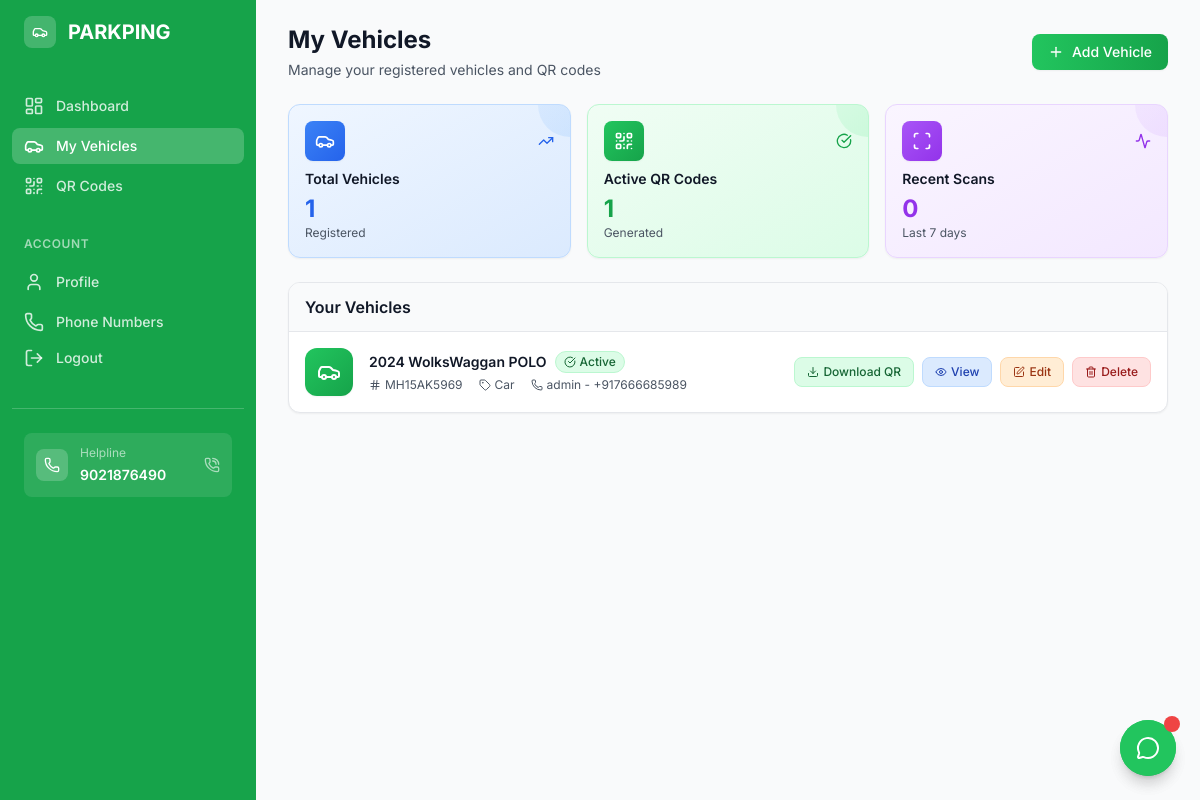
/parking/vehicles/ (signed in), run on an earlier commit of the app's database.
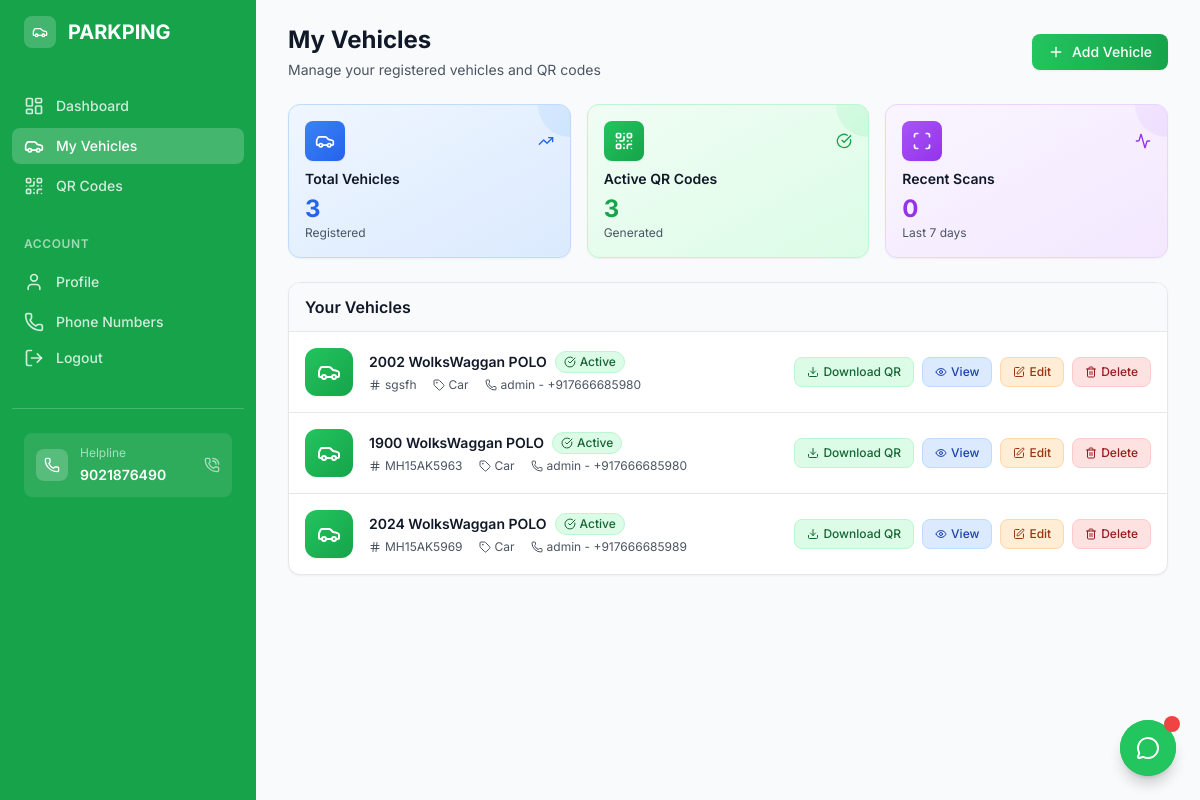
And on a later commit of the database.
### parking/models.py (models this page shows, shortened)
class Vehicle(models.Model):
    VEHICLE_TYPES = [
        ('car', 'Car'),
        ('motorcycle', 'Motorcycle'),
        ('truck', 'Truck'),
        ('van', 'Van'),
        ('suv', 'SUV'),
        ('other', 'Other'),
    ]
    user = models.ForeignKey(CustomUser, on_delete=models.CASCADE, related_name='vehicles')
    vehicle_type = models.CharField(max_length=20, choices=VEHICLE_TYPES, default='car')
    make = models.CharField(max_length=100)
    model = models.CharField(max_length=100)
    year = models.PositiveIntegerField()
    color = models.CharField(max_length=50)
    license_plate = models.CharField(max_length=20, unique=True)
    vin = models.CharField(max_length=17, blank=True, help_text="Vehicle Identification Number")
    contact_phone = models.ForeignKey(
        'accounts.UserPhoneNumber',
        on_delete=models.SET_NULL,
        null=True,
        blank=True,
        related_name='vehicle_contacts'
    )
    qr_code = models.ImageField(upload_to='qr_codes/', null=True, blank=True)
    qr_unique_id = models.UUIDField(default=uuid.uuid4, unique=True)
    is_qr_active = models.BooleanField(default=True)
    qr_primary_color = models.CharField(max_length=7, default='#000000', help_text="Primary QR color")
    qr_secondary_color = models.CharField(max_length=7, default='#FFFFFF', help_text="Secondary QR color")
    qr_include_logo = models.BooleanField(default=False, help_text="Include logo in QR code")
    qr_logo_size = models.CharField(max_length=10, default='medium', choices=[('small', 'Small'), ('medium', 'Medium'), ('large', 'Large')])
    qr_size = models.CharField(max_length=10, default='medium', choices=[('small', 'Small (200x200)'), ('medium', 'Medium (300x300)'), ('large', 'Large (400x400)')])
    show_phone = models.BooleanField(default=True)
    show_name = models.BooleanField(default=False)
    show_email = models.BooleanField(default=False)
    show_vehicle_details = models.BooleanField(default=True)
    emergency_contact_number = models.CharField(max_length=17, blank=True, help_text="Emergency contact number to display in QR code")
    show_emergency_contact = models.BooleanField(default=False, help_text="Show emergency contact number in QR code")
    helpline_number = models.CharField(max_length=17, blank=True, help_text="Helpline number to display in QR code")
    show_helpline_number = models.BooleanField(default=False, help_text="Show helpline number in QR code")
    masking_enabled = models.BooleanField(default=False, help_text="Enable number masking for this vehicle's QR code")
    created_at = models.DateTimeField(auto_now_add=True)
    updated_at = models.DateTimeField(auto_now=True)
    class Meta:
        ordering = ['-created_at']

### accounts/models.py (models this page shows, shortened)
class UserPhoneNumber(models.Model):
    user = models.ForeignKey(
        CustomUser,
        on_delete=models.CASCADE,
        related_name='phone_numbers'
    )
    phone_number = models.CharField(
        max_length=17,
        validators=[CustomUser.phone_regex]
    )
    is_primary = models.BooleanField(default=False)
    is_verified = models.BooleanField(default=False)
    label = models.CharField(max_length=50, blank=True, help_text="e.g., Work, Home, Mobile")
    created_at = models.DateTimeField(auto_now_add=True)
    class Meta:
        unique_together = ['user', 'phone_number']
        ordering = ['-is_primary', '-created_at']
    def __str__(self):
        return f"{self.user.username} - {self.phone_number}"

class CustomUser(AbstractUser):
    phone_regex = RegexValidator(
        regex=r'^\+?1?\d{9,15}$',
        message="Phone number must be entered in the format: '+999999999'. Up to 15 digits allowed."
    )
    phone_number = models.CharField(
        validators=[phone_regex],
        max_length=17,
        blank=True,
        help_text="Primary phone number for contact"
    )
    is_phone_verified = models.BooleanField(default=False)
    date_of_birth = models.DateField(null=True, blank=True)
    profile_picture = models.ImageField(upload_to='profile_pics/', null=True, blank=True)
    current_plan = models.ForeignKey(
        'parking.SubscriptionPlan',
        on_delete=models.SET_NULL,
        null=True,
        blank=True,
        related_name='subscribers'
    )
    subscription_start_date = models.DateTimeField(null=True, blank=True)
    subscription_end_date = models.DateTimeField(null=True, blank=True)
    is_subscription_active = models.BooleanField(default=False)
    class Meta:
        verbose_name = "User"
        verbose_name_plural = "Users"

### parking/views.py (the view)
# urls.py: path('vehicles/', views.vehicle_list, name='vehicle_list'),
@login_required
def vehicle_list(request):
    vehicles = Vehicle.objects.filter(user=request.user)
    user_plan = request.user.current_plan
    max_vehicles = user_plan.max_vehicles if user_plan else 1
    active_qr_count = vehicles.filter(is_qr_active=True).count()
    recent_scans = QRCodeScan.objects.filter(
        vehicle__user=request.user,
        scanned_at__gte=timezone.now() - timezone.timedelta(days=7)
    ).count()
    context = {
        'vehicles': vehicles,
        'max_vehicles': max_vehicles,
        'can_add_vehicle': vehicles.count() < max_vehicles,
        'active_qr_count': active_qr_count,
        'recent_scans': recent_scans,
    }
    return render(request, 'parking/vehicle_list.html', context)

### templates/parking/vehicle_list.html (shortened to what the changed rows need)
{% extends 'base.html' %}
{% load static %}
{% block content %}
  <div class="mb-6">
    <div class="flex items-center justify-between">
      <div>
        <h1 class="text-2xl font-bold text-gray-900">My Vehicles</h1>
      </div>
    </div>
  </div>
  <div class="grid grid-cols-1 gap-4 sm:grid-cols-3 mb-6">
    <div class="relative overflow-hidden rounded-xl bg-gradient-to-br from-blue-50 to-blue-100 p-4 shadow-sm border border-blue-200">
      <div class="relative">
        <div class="flex items-center justify-between mb-2">
          <div class="w-10 h-10 bg-gradient-to-br from-blue-500 to-blue-600 rounded-lg flex items-center justify-center shadow-sm">
          </div>
          <i data-lucide="trending-up" class="w-4 h-4 text-blue-600"></i>
        </div>
        <h3 class="text-sm font-semibold text-gray-900 mb-1">Total Vehicles</h3>
        <p class="text-2xl font-bold text-blue-600">{{ vehicles.count|default:0 }}</p>
        <p class="text-xs text-gray-600">Registered</p>
      </div>
    </div>
    <div class="relative overflow-hidden rounded-xl bg-gradient-to-br from-green-50 to-green-100 p-4 shadow-sm border border-green-200">
      <div class="relative">
        <div class="flex items-center justify-between mb-2">
          <div class="w-10 h-10 bg-gradient-to-br from-green-500 to-green-600 rounded-lg flex items-center justify-center shadow-sm">
          </div>
          <i data-lucide="check-circle" class="w-4 h-4 text-green-600"></i>
        </div>
        <h3 class="text-sm font-semibold text-gray-900 mb-1">Active QR Codes</h3>
        <p class="text-2xl font-bold text-green-600">{{ active_qr_count|default:0 }}</p>
        <p class="text-xs text-gray-600">Generated</p>
      </div>
    </div>
  </div>
  {% if vehicles %}
    <div class="bg-white shadow-sm rounded-xl border border-gray-200 overflow-hidden">
      <div class="divide-y divide-gray-200">
        {% for vehicle in vehicles %}
          <div class="p-4 hover:bg-gray-50 transition-colors duration-200">
            <div class="flex items-center justify-between">
              <div class="flex items-center space-x-4">
                <div class="w-12 h-12 bg-gradient-to-br from-green-500 to-green-600 rounded-xl flex items-center justify-center shadow-sm">
                  <i data-lucide="car" class="w-6 h-6 text-white"></i>
                </div>
                <div class="flex-1 min-w-0">
                  <div class="flex items-center space-x-2 mb-1">
                    <h4 class="text-sm font-semibold text-gray-900">{{ vehicle.year }} {{ vehicle.make }} {{ vehicle.model }}</h4>
                    <span class="inline-flex items-center px-2 py-0.5 rounded-full text-xs font-medium {% if vehicle.is_qr_active %}bg-green-100 text-green-800 border border-green-200{% else %}bg-gray-100 text-gray-800 border border-gray-200{% endif %}">
                      {% if vehicle.is_qr_active %}
                        <i data-lucide="check-circle" class="w-3 h-3 mr-1"></i>
                        Active
                      {% else %}
                        <i data-lucide="pause-circle" class="w-3 h-3 mr-1"></i>
                        Inactive
                      {% endif %}
                    </span>
                  </div>
                  <div class="flex items-center space-x-4 text-xs text-gray-600">
                    <span class="flex items-center">
                      <i data-lucide="hash" class="w-3 h-3 mr-1"></i>
                      {{ vehicle.license_plate }}
                    </span>
                    <span class="flex items-center">
                      <i data-lucide="tag" class="w-3 h-3 mr-1"></i>
                      {{ vehicle.vehicle_type|title }}
                    </span>
                    <span class="flex items-center">
                      <i data-lucide="phone" class="w-3 h-3 mr-1"></i>
                      {{ vehicle.contact_phone|default:"Not set" }}
                    </span>
                  </div>
                </div>
              </div>
              <div class="flex items-center space-x-2">
                {% if vehicle.qr_code %}
                  <button class="inline-flex items-center px-3 py-1.5 bg-green-100 text-green-800 text-xs font-medium rounded-lg hover:bg-green-200 border border-green-200 transition-colors">
                    <i data-lucide="download" class="w-3 h-3 mr-1"></i>
                    Download QR
                  </button>
                {% else %}
                  <button class="inline-flex items-center px-3 py-1.5 bg-gray-100 text-gray-800 text-xs font-medium rounded-lg hover:bg-gray-200 border border-gray-200 transition-colors">
                    <i data-lucide="refresh-cw" class="w-3 h-3 mr-1"></i>
                    Generate QR
                  </button>
                {% endif %}
                <a href="{% url 'parking:vehicle_detail' vehicle.pk %}" class="inline-flex items-center px-3 py-1.5 bg-blue-100 text-blue-800 text-xs font-medium rounded-lg hover:bg-blue-200 border border-blue-200 transition-colors">
                  <i data-lucide="eye" class="w-3 h-3 mr-1"></i>
                  View
                </a>
                <a href="{% url 'parking:edit_vehicle' vehicle.pk %}" class="inline-flex items-center px-3 py-1.5 bg-orange-100 text-orange-800 text-xs font-medium rounded-lg hover:bg-orange-200 border border-orange-200 transition-colors">
                  <i data-lucide="edit" class="w-3 h-3 mr-1"></i>
                  Edit
                </a>
                <button onclick="confirmDelete('{{ vehicle.pk }}', '{{ vehicle.year }} {{ vehicle.make }} {{ vehicle.model }}')" class="inline-flex items-center px-3 py-1.5 bg-red-100 text-red-800 text-xs font-medium rounded-lg hover:bg-red-200 border border-red-200 transition-colors">
                  <i data-lucide="trash-2" class="w-3 h-3 mr-1"></i>
                  Delete
                </button>
              </div>
            </div>
          </div>
        {% endfor %}
      </div>
    </div>
  {% endif %}
{% endblock %}

What changed in the data, as far as the page shows it:
added Vehicle: year "2002", make "WolksWaggan", model "POLO", is_qr_active True (drawn), license_plate "sgsfh", vehicle_type "Car", contact_phone "admin - +917666685980", shows "Download QR"
added Vehicle: year "1900", make "WolksWaggan", model "POLO", is_qr_active True (drawn), license_plate "MH15AK5963", vehicle_type "Car", contact_phone "admin - +917666685980", shows "Download QR"
Also different on the page:
{{ vehicles.count|default:0 }}: "1" → "3"
{{ active_qr_count|default:0 }}: "1" → "3"
